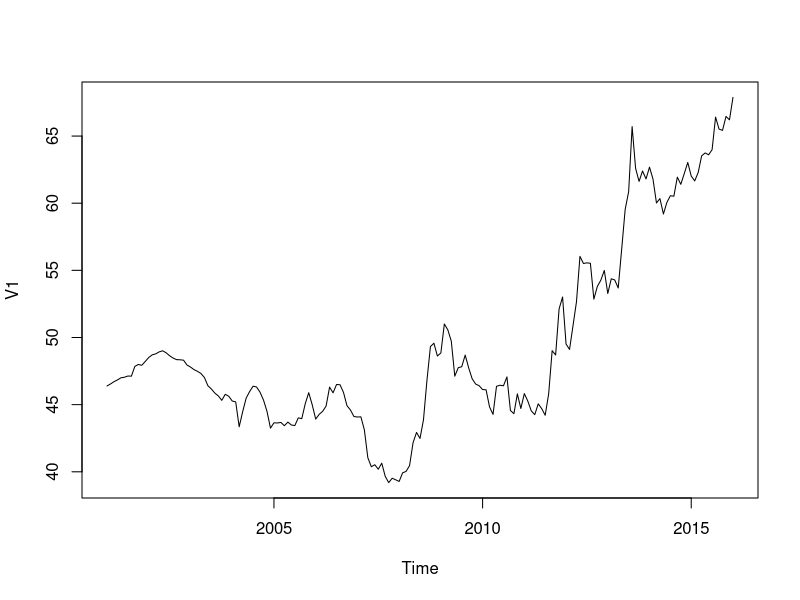
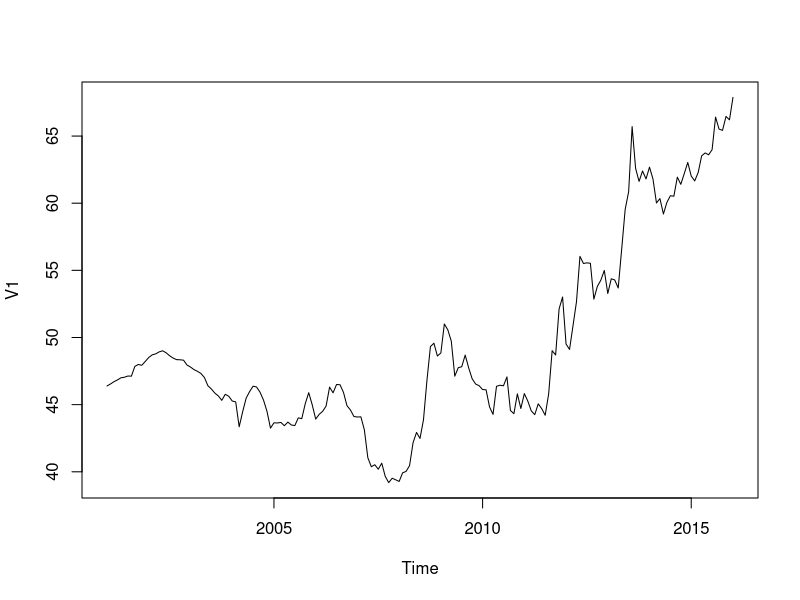
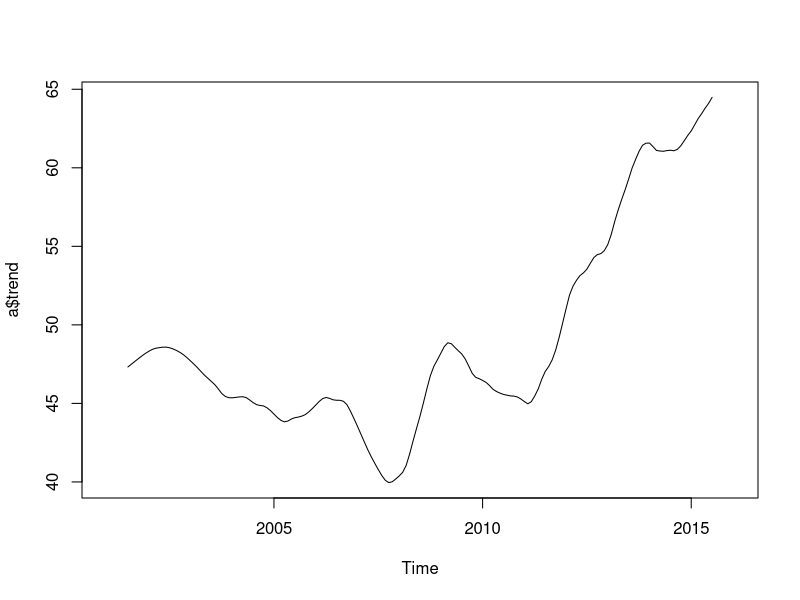
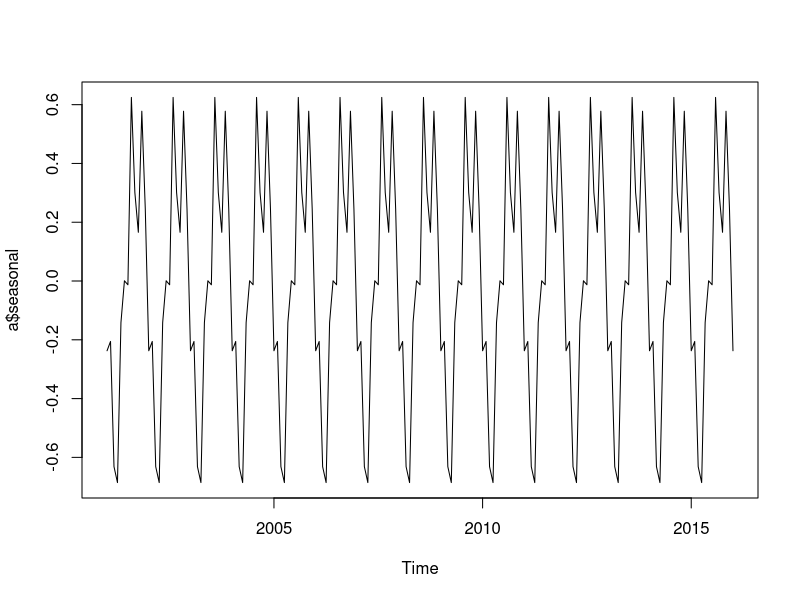
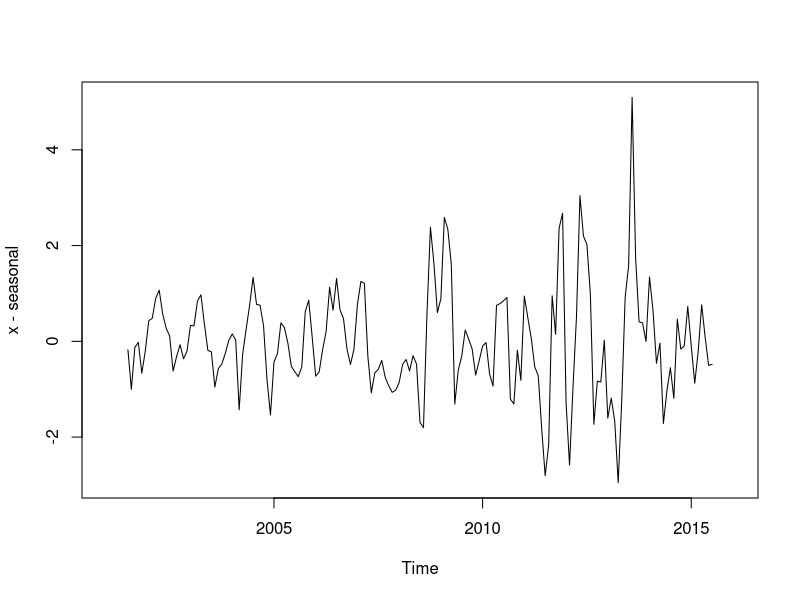
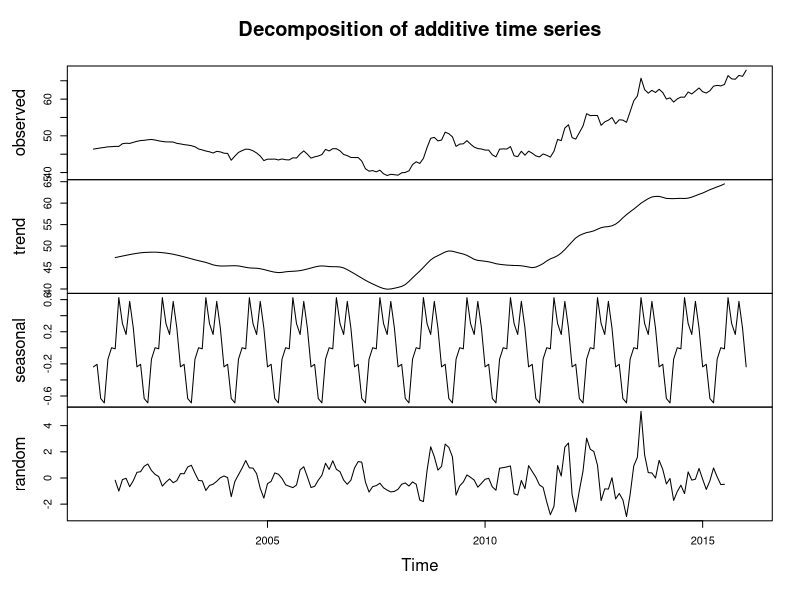
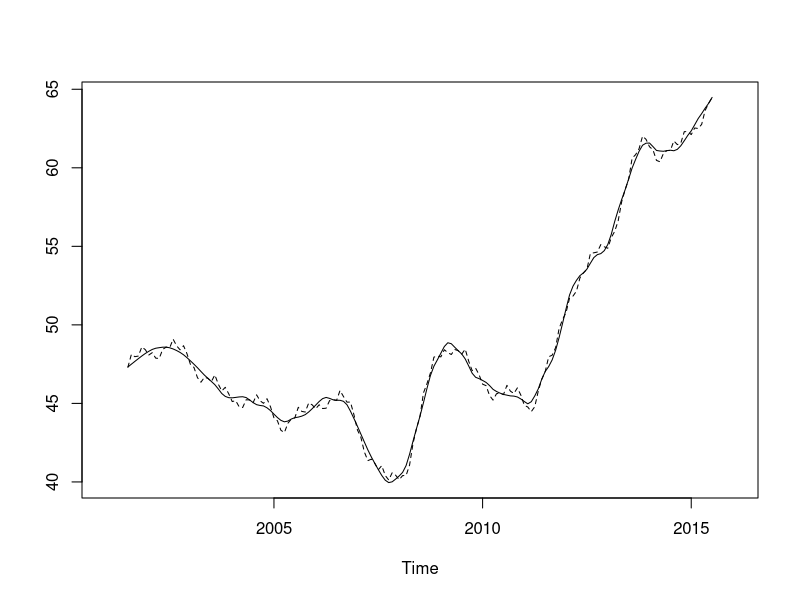
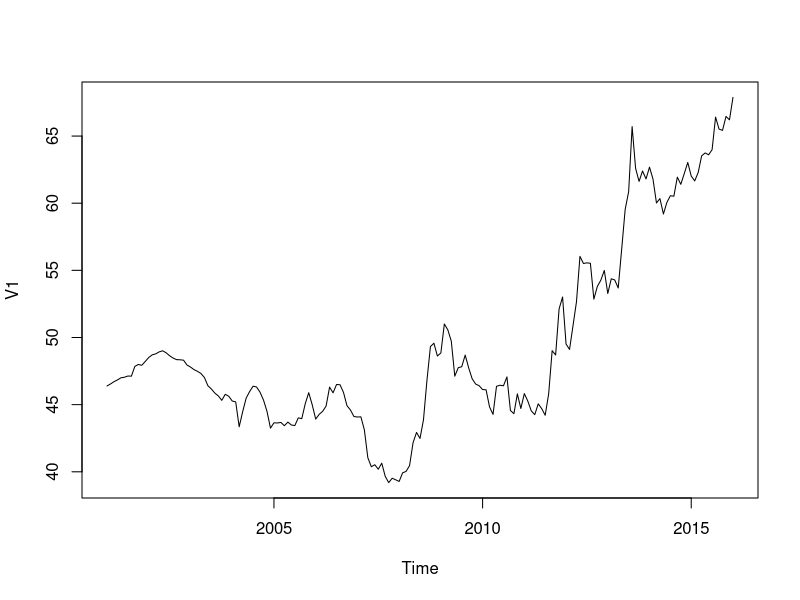

Write R code to recreate these figures, in order.
# Getting Data and plotting
setwd("C:/Users/coffee/Downloads/Software/R/Cowpertwait/IF")
data = read.csv("data.csv", header = FALSE)
data.ts = ts(data, start = 2001, frequency = 12)
data.ts
plot.ts(data.ts)

# time series decomposition (additive), into TREND, SEASON and RANDOM ERRORS

a = decompose(data.ts, type="additive")
#par(mfrow =c(4,1))
plot(a$x)
plot(a$trend)
plot(a$seasonal)
plot(a$random)
plot(a)

#par(mfrow = c(1,1))
ts.plot(cbind(a$trend, a$trend + a$seasonal), lty = 1:2)

# time series decomposition (multiplicative), into TREND, SEASON and RANDOM ERRORS

b = decompose(data.ts, type="mult")
##par(mfrow =c(4,1))
plot(b$x)
plot(b$trend)
plot(b$seasonal)
plot(b$random)
plot(b)

#par(mfrow = c(1,1))
ts.plot(cbind(b$trend, b$trend * b$seasonal), lty = 1:2)

# Com#pare additive and multiplicative

#par(mfrow = c(2,1))
ts.plot(cbind(a$trend, a$trend + a$seasonal), lty = 1:2)
ts.plot(cbind(b$trend, b$trend * b$seasonal), lty = 1:2)

# AUTOCORRELATION with lag 1 and 2 of orignal data
#par(mfrow = c(1,1))
acf(data)
acf(data)$acf[2]
acf(data)$acf[3]

# Lag 1 plot for autocorrelation
#par(mfrow = c(2,1))
plot(data[1:180,],data[2:181,])
# Lag 2 plot for autocorrelation
plot(data[1:179,],data[3:181,])

# Correlogram of Random component of decomposed series 
#par(mfrow = c(1,1))
acf(a$random[7:175])
# Autoregressive model of order 2 ( further covered)
# Seasobal adjustment is effective by seeing deacrease in Standar deviation
# SD of data
sd(data[7:175,])
# SD of data - trend
sd(data[7:175,] - a$trend[7:175])
#SD of random
sd(a$random[7:175])

# Exponential Smoothing - assumes no seasonal effects and trend
data.hw1 = HoltWinters(data.ts, beta=0, gamma = 0)
data.hw1
plot(data.hw1)
# One Step ahead minimum error and corresponding alpha chosen by R
data.hw1$SSE
data.hw1$alpha

# chosen alpha value = 1/n
p = 1/181
data.hw2 = HoltWinters(data.ts, alpha = p, beta=0, gamma = 0)
data.hw2
plot(data.hw2)
# One Step ahead minimum error and corresponding alpha chosen 
data.hw2$SSE
data.hw2$alpha

# chosen alpha value = 0.2
data.hw3 = HoltWinters(data.ts, alpha = 0.2, beta=0, gamma = 0)
data.hw3
plot(data.hw3)
# One Step ahead minimum error and corresponding alpha chosen 
data.hw3$SSE
data.hw3$alpha

# HOLT WINTERS - including level, slope and seasonal effects - ADDITIVE

data.hw4 = HoltWinters(data.ts, seasonal = "additive")
data.hw4
data.hw4$coef
data.hw4$SSE
plot(data.hw4$fitted)
plot(data.hw4)

# HOLT WINTERS - including level, slope and seasonal effects - MULTIPLICATIVE

data.hw5 = HoltWinters(data.ts, seasonal = "mult")
data.hw5
data.hw5$coef
data.hw5$SSE
plot(data.hw5$fitted)
plot(data.hw5)

# HOLT WINTERS - including level, slope and seasonal effects - ADDITIVE

data.hw6 = HoltWinters(data.ts, alpha = 0.2, beta = 0.2, gamma = 0.2, seasonal = "mult")
data.hw6
data.hw6$coef
data.hw6$SSE
plot(data.hw6$fitted)
plot(data.hw6)

# HOLT WINTERS - including level, slope and seasonal effects - ADDITIVE

data.hw7 = HoltWinters(data.ts, alpha = 0.2, beta = 0.2, gamma = 0.2, seasonal = "additive")
data.hw7
data.hw7$coef
data.hw7$SSE
plot(data.hw7$fitted)
plot(data.hw7)
acf(residuals(data.hw7))

# ADDITIVE gives least SSE, PREDICTION using ADDITIVE
data.hw4 = HoltWinters(data.ts, seasonal = "additive")
plot(data.hw4)
data.predict1 = predict(data.hw4, n.ahead = 6*12)
ts.plot(data.ts, data.predict1, lty = 1:2)
acf(residuals(data.hw4))
# data.predict2 = predict(data.hw5, n.ahead = 6*12)
# ts.plot(data.ts, data.predict2, lty = 1:2)
# data.predict3 = predict(data.hw6, n.ahead = 6*12)
# ts.plot(data.ts, data.predict3, lty = 1:2)
# data.predict4 = predict(data.hw7, n.ahead = 6*12)
# ts.plot(data.ts, data.predict4, lty = 1:2)

# Calculating if residual series (data.ts - data.hw4$fitted[,1]) is white noise or not
residual_series = data.ts - data.hw4$fitted[,1]
mean(residual_series)
var(residual_series)
acf(residual_series)
# variance  = 1.5, mean = 0, and correlogram shows it resembles white noise.
acf(diff(a$random[7:175]))
# first order difference of random walk are white noise
# shows that random errors follows random walk
# head(a$random[7:175])
# head(diff(a$random[7:175]))
acf(diff(data.ts))
# first order differences also shows no significant value at lag 1 but other significant values shows the model needs some extension.
data.hw4_2 = HoltWinters(data.ts,  gamma=0)
acf(resid(data.hw4_2))
# better fit using gamma =0

# Fitted AR
layout(1:1)
data.ar = ar(data.ts)
mean(data.ts)
data.ar$order
data.ar$ar
data.ar$ar + c(-1.96,1.96)*sqrt(data.ar$asy.var)
acf(data.ar$resid[-(1:data.ar$order)])
pacf(data.ar$resid[-(1:data.ar$order)])

#method = MLE, only take vector i.e first column
data.ar2 = ar(data.ts[,1], method = "mle")
mean(data.ts)
data.ar2$order
data.ar2$ar
acf(data.ar2$resid[-(1:data.ar2$order)])
pacf(data.ar2$resid[-(1:data.ar2$order)])

# fitting moving aveergae
data.ma = arima(data.ts, order = c(0,0,1))
data.ma
acf(data.ma$res[-1])
# not a satisfactory fit
# com#parison of ARMA, AR, and MA
data.ARvsARMA = arima(data.ts, order = c(1,0,0))
data.MAvsARMA = arima(data.ts, order = c(0,0,1))
data.ARMA = arima(data.ts, order = c(1,0,1))
AIC(data.ARvsARMA)
AIC(data.MAvsARMA)
AIC(data.ARMA)
data.ARMA
acf(resid(data.ARMA))
acf(resid(data.ARvsARMA))
acf(resid(data.MAvsARMA))
# both AR and ARMA are good approximate
predict.arma = predict(data.ARMA, n.ahead = 48)
ts.plot(cbind(data.ts, predict.arma$pred+predict.arma$se), lty = 1:2)

# difference
plot(diff(data.ts))
plot(diff(data.ts, d = 2))
plot(diff(data.ts, d = 3))
plot(diff(data.ts, d = 4))
plot(diff(data.ts, d = 12))
#ARIMA
data.ima =  arima(data.ts, order = c(0,1,1))
data.ima
acf(resid(data.ima))
pacf(resid(data.ima))

data.ima_predict = predict(data.ima, n.ahead = 48)
data.ima_predict

ts.plot(cbind(data.ts, data.ima_predict$pred+data.ima_predict$se), lty = 1:2)
library(forecast)
data.ima_forecast = forecast(data.ima)
data.ima_forecast
plot(data.ima_forecast)
ts.plot(data.ts,data.ima_forecast$fitted, lty=1:2)

